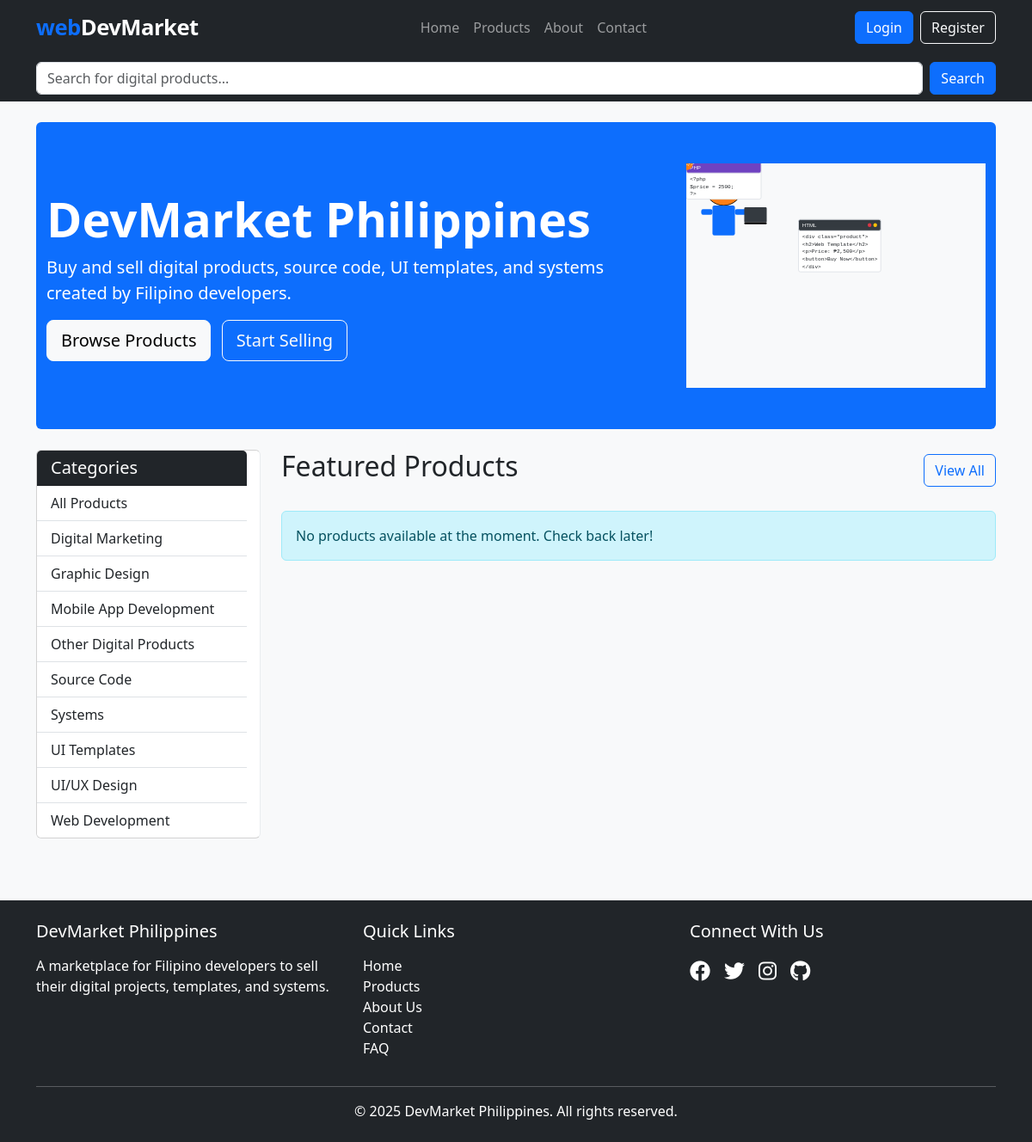
The page / on the database its author committed.
### tables this page shows
CREATE TABLE IF NOT EXISTS categories (
    id INT AUTO_INCREMENT PRIMARY KEY,
    name VARCHAR(50) NOT NULL UNIQUE,
    description TEXT,
    created_at TIMESTAMP DEFAULT CURRENT_TIMESTAMP,
    updated_at TIMESTAMP DEFAULT CURRENT_TIMESTAMP ON UPDATE CURRENT_TIMESTAMP
);

### includes/functions.php (called while the page is built, shortened)
<?php
require_once __DIR__ . '/../config/database.php';
function is_logged_in() {
    return isset($_SESSION['user_id']);
}
function get_categories() {
    global $conn;
    $result = $conn->query("SELECT * FROM categories ORDER BY name");
    $categories = [];
    if ($result->num_rows > 0) {
        while ($row = $result->fetch_assoc()) {
            $categories[] = $row;
        }
    }
    return $categories;
}
?>

### index.php (the view, shortened to what this page needs)
<?php
require_once 'includes/header.php';
$products = get_products(8);
$categories = get_categories();
?>
<div class="bg-primary text-white py-5 mb-4 rounded">
    <div class="container">
        <div class="row align-items-center">
            <div class="col-md-8">
                <h1 class="display-4 fw-bold">DevMarket Philippines</h1>
                <p class="lead">Buy and sell digital products, source code, UI templates, and systems created by Filipino developers.</p>
                <a href="products.php" class="btn btn-light btn-lg">Browse Products</a>
                <?php if (!is_logged_in()): ?>
                <a href="register.php" class="btn btn-outline-light btn-lg ms-2">Start Selling</a>
                <?php endif; ?>
            </div>
            <div class="col-md-4 d-none d-md-block">
                <img src="assets/images/hero-image.svg" alt="DevMarket Hero" class="img-fluid">
            </div>
        </div>
    </div>
</div>
<div class="row">
    <div class="col-md-3 mb-4">
        <div class="card category-sidebar">
            <div class="card-header bg-dark text-white">
                <h5 class="mb-0">Categories</h5>
            </div>
            <div class="list-group list-group-flush">
                <a href="products.php" class="list-group-item list-group-item-action">All Products</a>
                <?php foreach ($categories as $category): ?>
                <a href="products.php?category=<?php echo $category['id']; ?>" class="list-group-item list-group-item-action">
                    <?php echo $category['name']; ?>
                </a>
                <?php endforeach; ?>
            </div>
        </div>
    </div>
    <div class="col-md-9">
        <div class="d-flex justify-content-between align-items-center mb-4">
            <h2>Featured Products</h2>
            <a href="products.php" class="btn btn-outline-primary">View All</a>
        </div>
        <?php if (empty($products)): ?>
        <div class="alert alert-info">
            No products available at the moment. Check back later!
        </div>
        <?php endif; ?>
    </div>
</div>
<?php require_once 'includes/footer.php'; ?>

### includes/header.php (shortened to what this page needs)
<?php
require_once 'includes/functions.php';
?>
<!DOCTYPE html>
<html lang="en">
<head>
    <link href="https://cdn.jsdelivr.net/npm/bootstrap@5.3.0/dist/css/bootstrap.min.css" rel="stylesheet">
    <link rel="stylesheet" href="https://cdnjs.cloudflare.com/ajax/libs/font-awesome/6.4.0/css/all.min.css">
    <link rel="stylesheet" href="assets/css/style.css">
</head>
<body>
    <header class="bg-dark">
        <nav class="navbar navbar-expand-lg navbar-dark container">
            <div class="container-fluid">
                <a class="navbar-brand fw-bold" href="index.php">
                    <span class="text-primary">web</span>DevMarket
                </a>
                <div class="collapse navbar-collapse" id="navbarNav">
                    <ul class="navbar-nav mx-auto">
                        <li class="nav-item">
                            <a class="nav-link" href="index.php">Home</a>
                        </li>
                        <li class="nav-item">
                            <a class="nav-link" href="products.php">Products</a>
                        </li>
                        <li class="nav-item">
                            <a class="nav-link" href="about.php">About</a>
                        </li>
                        <li class="nav-item">
                            <a class="nav-link" href="contact.php">Contact</a>
                        </li>
                    </ul>
                    <div class="d-flex">
                        <?php if (is_logged_in()): ?>
                            <div class="dropdown">
                                <button class="btn btn-primary dropdown-toggle" type="button" id="userDropdown" data-bs-toggle="dropdown" aria-expanded="false">
                                    <?php echo $_SESSION['username']; ?>
                                </button>
                                <ul class="dropdown-menu" aria-labelledby="userDropdown">
                                    <li><a class="dropdown-item" href="profile.php">My Profile</a></li>
                                    <?php if (is_admin()): ?>
                                    <li><a class="dropdown-item" href="admin/dashboard.php">Dashboard</a></li>
                                    <?php elseif (is_seller()): ?>
                                    <li><a class="dropdown-item" href="seller/dashboard.php">Seller Dashboard</a></li>
                                    <?php endif; ?>
                                    <?php if (isset($_SESSION['role']) && $_SESSION['role'] == 'buyer'): ?>
                                    <li><a class="dropdown-item" href="my_requests.php">My Source Requests</a></li>
                                    <?php endif; ?>
                                    <?php
                                    $unread_count = 0;
                                    if (isset($conn)) {
                                        $unread_query = "SELECT COUNT(*) as count FROM messages WHERE receiver_id = ? AND is_read = FALSE";
                                        $stmt = $conn->prepare($unread_query);
                                        if ($stmt) {
                                            $user_id = $_SESSION['user_id'];
                                            $stmt->bind_param("i", $user_id);
                                            $stmt->execute();
                                            $result = $stmt->get_result();
                                            if ($row = $result->fetch_assoc()) {
                                                $unread_count = $row['count'];
                                            }
                                        }
                                    }
                                    ?>
                                    <li>
                                        <a class="dropdown-item d-flex justify-content-between align-items-center" href="my_messages.php">
                                            My Messages
                                            <?php if ($unread_count > 0): ?>
                                            <span class="badge rounded-pill bg-danger"><?php echo $unread_count; ?></span>
                                            <?php endif; ?>
                                        </a>
                                    </li>
                                    <li><hr class="dropdown-divider"></li>
                                    <li><a class="dropdown-item" href="logout.php">Logout</a></li>
                                </ul>
                            </div>
                        <?php else: ?>
                            <a href="login.php" class="btn btn-primary">Login</a>
                            <a href="register.php" class="btn btn-outline-light ms-2">Register</a>
                        <?php endif; ?>
                    </div>
                </div>
            </div>
        </nav>
        <div class="container py-2">
            <form action="search.php" method="GET" class="d-flex">
                <input class="form-control me-2" type="search" name="q" placeholder="Search for digital products..." aria-label="Search">
                <button class="btn btn-primary" type="submit">Search</button>
            </form>
        </div>
    </header>
    <main class="container my-4">

### includes/footer.php (shortened to what this page needs)
    </main>
    <footer class="bg-dark text-white py-4 mt-5">
        <div class="container">
            <div class="row">
                <div class="col-md-4">
                    <h5 class="mb-3">DevMarket Philippines</h5>
                    <p>A marketplace for Filipino developers to sell their digital projects, templates, and systems.</p>
                </div>
                <div class="col-md-4">
                    <h5 class="mb-3">Quick Links</h5>
                    <ul class="list-unstyled">
                        <li><a href="index.php" class="text-decoration-none text-white">Home</a></li>
                        <li><a href="products.php" class="text-decoration-none text-white">Products</a></li>
                        <li><a href="about.php" class="text-decoration-none text-white">About Us</a></li>
                        <li><a href="contact.php" class="text-decoration-none text-white">Contact</a></li>
                        <li><a href="faq.php" class="text-decoration-none text-white">FAQ</a></li>
                    </ul>
                </div>
                <div class="col-md-4">
                    <h5 class="mb-3">Connect With Us</h5>
                    <div class="d-flex gap-3 fs-4">
                        <a href="https://www.facebook.com/profile.php?id=61575526072129" class="text-white"><i class="fab fa-facebook"></i></a>
                        <a href="https://x.com/DevmarketP60902" class="text-white"><i class="fab fa-twitter"></i></a>
                        <a href="https://www.instagram.com/devmarket0/?hl=en" class="text-white"><i class="fab fa-instagram"></i></a>
                        <a href="https://github.com/quadratic03" class="text-white"><i class="fab fa-github"></i></a>
                    </div>
                </div>
            </div>
            <hr>
            <div class="text-center">
                <p class="mb-0">&copy; <?php echo date('Y'); ?> DevMarket Philippines. All rights reserved.</p>
            </div>
        </div>
    </footer>
</body>
</html>

### assets/css/style.css (style rules this page uses)
body { font-family: 'Segoe UI', Tahoma, Geneva, Verdana, sans-serif; background-color: #f8f9fa; }
.navbar-brand { font-size: 1.6rem; letter-spacing: -0.5px; }
.category-sidebar { border-right: 1px solid #e9ecef; padding-right: 15px; }
footer { margin-top: auto; }

### rows shown on the page
categories: name "Digital Marketing"
categories: name "Graphic Design"
categories: name "Mobile App Development"
categories: name "Other Digital Products"
categories: name "Source Code"
categories: name "Systems"
categories: name "UI Templates"
categories: name "UI/UX Design"
categories: name "Web Development"
